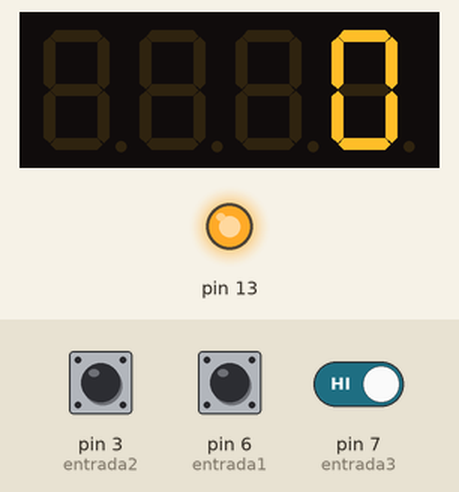
The sketch below on a simulated Arduino Uno, built with avr-gcc and run on an emulated ATmega328P. Shown: 4-digit seven-segment display, output pins drawn as LEDs (lit = HIGH). The inputs (shaded band) are chosen by the test bench; at power-on: pin 7 (entrada3) HIGH, pin 3 (entrada2) HIGH, pin 6 (entrada1) HIGH.

Above: at 1.2 s.
1.3 s: pin 7 (entrada3) driven LOW
At 2.0 s:
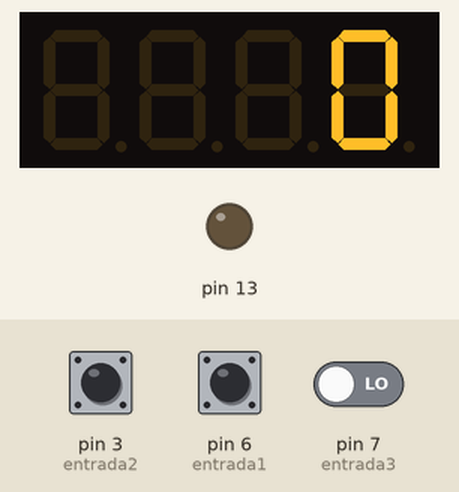
2.9 s: pin 7 (entrada3) driven HIGH
At 3.5 s:
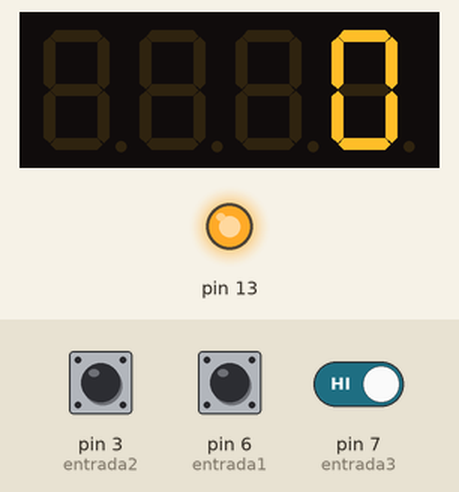
Timing chart, 0 to 5.9 s (numbered marks = the images above; inputs shaded):
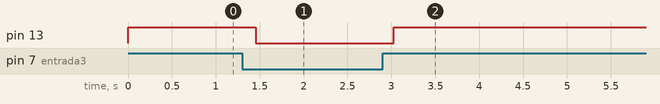

The sketch:

Contador.ino
```cpp
/*
 * Autores: Gervasio Gesse Junior
 *          Iris menezes Barbosa
 * Titulo: Projeto Integrador 10 bimestre Univesp Polo Jandira
 * Data: 08 de Novembro de 2020
 * Resumo: Contador de passagem para transporte publico.
 */


#include <Arduino.h>
#include <TM1637Display.h>

//Pinos de controle do modulo display
#define CLK 4
#define DIO 5

//Pinos do sensor de obstaculos
#define entrada1 6
#define entrada2 3
#define entrada3 7

//Define o contador
int cont = 0;
bool flipflop1 = false;
bool flipflop2 = false;
bool flipflop3 = false;

//Inicializa o display
TM1637Display display(CLK, DIO);

void setup() {
  // put your setup code here, to run once:
  pinMode(13, OUTPUT);
  pinMode(entrada1, INPUT);
  pinMode(entrada2, INPUT);
  pinMode(entrada3, INPUT);
  //Define o brilho do display
  display.setBrightness(0x0f);
}

void loop() {
  // put your main code here, to run repeatedly:

if(digitalRead(entrada1) == LOW && digitalRead(entrada2) == LOW){
  digitalWrite(13, HIGH);
} else {
  digitalWrite(13, LOW);
}
//  if(digitalRead(entrada2)==HIGH) {
//    digitalWrite(13, LOW);
//  } else {
//    digitalWrite(13, HIGH);
//  }
//  if(digitalRead(entrada1)==HIGH) {
//    digitalWrite(13, LOW);
//  } else {
//    digitalWrite(13, HIGH);
//  }
  if(flipflop1 == false && flipflop2 == false){
    if(digitalRead(entrada1) == LOW) flipflop1 = true;
    if(digitalRead(entrada2) == LOW) flipflop2 = true;
  }

  if(flipflop1 == true){
    if(digitalRead(entrada2) == LOW) flipflop2 = true;
    if(flipflop2 == true){
      if(digitalRead(entrada1) == HIGH && digitalRead(entrada2) == HIGH){
        cont++;
        flipflop1 = false;
        flipflop2 = false;
      }
    }
  }

  if(flipflop2 == true){
    if(digitalRead(entrada1) == LOW) flipflop1 = true;
    if(flipflop1 == true){
      if(digitalRead(entrada1) == LOW && digitalRead(entrada2) == HIGH){
        if( cont > 0 ){
          cont--;
          digitalWrite(13,HIGH);
        }
        flipflop1 = false;
        flipflop2 = false;
      }
    }
  }

  if(flipflop1 == true && flipflop2 == true && digitalRead(entrada1) == HIGH && digitalRead(entrada2) == HIGH){
    digitalWrite(13,HIGH);
    flipflop1 = false;
    flipflop2 = false;
  }

  if(flipflop3 == false){
    if(digitalRead(entrada3) == LOW) flipflop3 = true;
    digitalWrite(13,HIGH);
  } else {
    if(digitalRead(entrada3) == HIGH){
      flipflop3 = false;
      digitalWrite(13,LOW);
      if(cont > 0) cont--;
    }
  }

  //Mostra o valor no display
  display.showNumberDec(cont, false);

  delay(100);

}
```

Measured:
- after the input at 1.3 s, pin 13: HIGH → LOW after 0.15 s
- after the input at 2.9 s, pin 13: LOW → HIGH after 0.13 s
